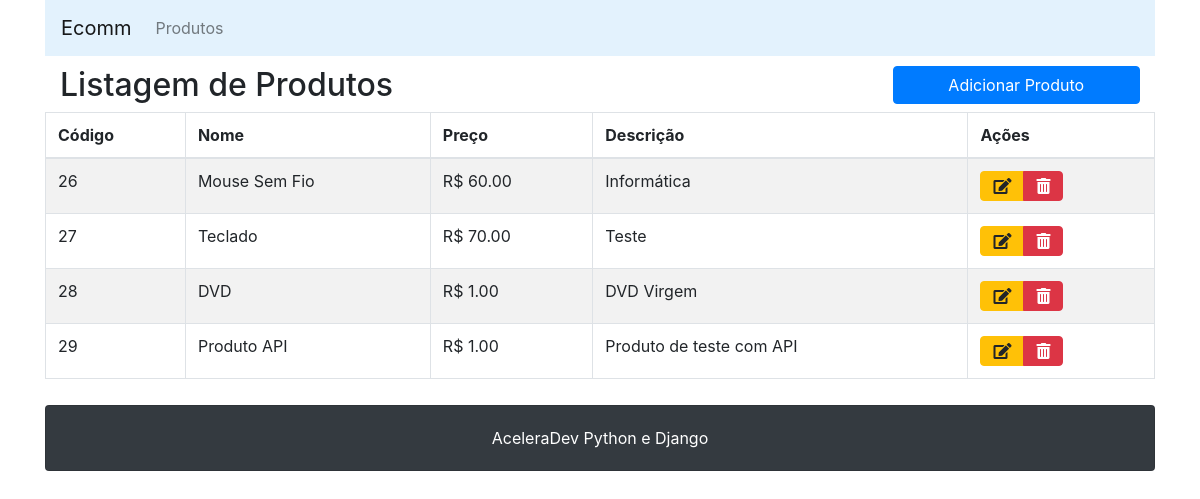
Screenshot of /products/list with the database file from the repository.
### products/models.py (models this page shows, shortened)
class Product(models.Model):
    objects = ProductManager()
    name = models.CharField('Nome', max_length=100)
    description = models.TextField('Descrição')
    price = models.DecimalField('Preço', max_digits=8, decimal_places=2)
    category = models.ForeignKey(Category,
                                 on_delete=models.deletion.DO_NOTHING,
                                 related_name='products')

### products/views.py (the view)
# urls.py: path('list', views.list_products, name='list'),
@cache_page(settings.CACHE_TTL)
def list_products(request):
    products = Product.objects.all()
    context = {
        'products': products,
        'products_empty': []
    }
    return render(request, 'products/list.html', context=context)

### products/templates/products/list.html
{% extends "base.html" %}
{% block content %}
    <div class="row">
        <div class="col-md-9">
            <h2>Listagem de Produtos</h2>
        </div>
        <div class="col-md-3">
            <a class="btn btn-primary btn-block" href="{% url 'products:create' %}">Adicionar Produto</a>
        </div>
        <table class="table table-striped table-bordered">
            <thead>
                <tr>
                    <th>Código</th>
                    <th>Nome</th>
                    <th>Preço</th>
                    <th>Descrição</th>
                    <th>Ações</th>
                </tr>
            </thead>
            <tbody>
                {% for product in products %}
                    <tr>
                        <td>{{ product.pk }}</td>
                        <td>{{ product.name }}</td>
                        <td>R$ {{ product.price }}</td>
                        <td>{{ product.description }}</td>
                        <td>
                            <div class="btn-group" role="group" aria-label="Basic example">
                                <a href="{% url 'products:update' product.pk %}" class="btn btn-warning"><i class="fas fa-edit"></i></a>
                                <a href="{% url 'products:delete' product.pk %}" class="btn btn-danger"><i class="fas fa-trash-alt"></i></a>
                            </div>
                        </td>
                    </tr>
                {% empty %}
                    <tr>
                        <td colspan=4 class="text-center">
                            Não há Produtos para serem listados
                        </td>
                    </tr>
                {% endfor %}
            </tbody>
        </table>
    </div>
{% endblock %}

### products/templates/base.html (shortened to what this page needs)
{% load static %}
<html>
    <link rel="stylesheet" type="text/css" href="{% static 'css/bootstrap.min.css' %}">
    <link rel="stylesheet" type="text/css" href="{% static 'css/custom.css' %}">
    <link rel="stylesheet" type="text/css" href="{% static 'css/font-awesome.min.css' %}">
    <body class="container">
        <nav class="navbar navbar-expand-lg navbar-light" style="background-color: #e3f2fd;">
            <a class="navbar-brand" href="#">Ecomm</a>
            <div class="collapse navbar-collapse" id="navbarSupportedContent">
                <ul class="navbar-nav mr-auto">
                    <li class="nav-item">
                        <a class="nav-link" href="{% url 'products:list' %}">Produtos</a>
                    </li>
                </ul>
            </div>
        </nav>
        <div id="content" class="container">
            {% block content %}{% endblock %}
        </div>
        <div class="card bg-dark text-white text-center">
            <div class="card-body">
                <span class="">AceleraDev Python e Django</span>
            </div>
        </div>
    </body>
</html>

### products/static/css/custom.css (style rules this page uses)
#content { padding-top: 10px; padding-bottom: 10px; }

### rows the page displays
Product: pk "26", name "Mouse Sem Fio", price "60.00", description "Informática"
Product: pk "27", name "Teclado", price "70.00", description "Teste"
Product: pk "28", name "DVD", price "1.00", description "DVD Virgem"
Product: pk "29", name "Produto API", price "1.00", description "Produto de teste com API"
